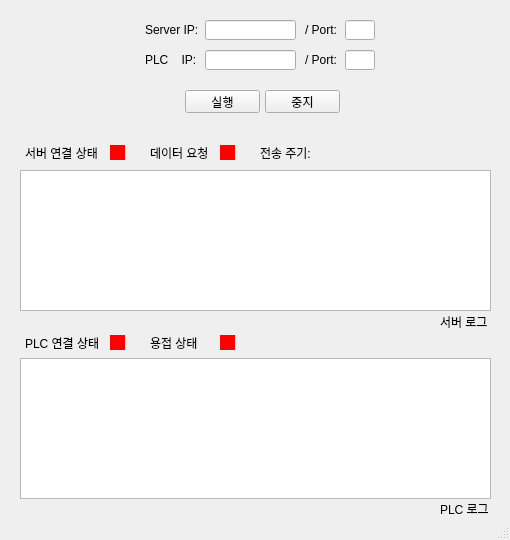
<?xml version="1.0" encoding="UTF-8"?>
<ui version="4.0">
 <class>MainWindow</class>
 <widget class="QMainWindow" name="MainWindow">
  <property name="geometry">
   <rect>
    <x>0</x>
    <y>0</y>
    <width>510</width>
    <height>540</height>
   </rect>
  </property>
  <property name="sizePolicy">
   <sizepolicy hsizetype="Fixed" vsizetype="Fixed">
    <horstretch>0</horstretch>
    <verstretch>0</verstretch>
   </sizepolicy>
  </property>
  <property name="windowTitle">
   <string>MainWindow</string>
  </property>
  <widget class="QWidget" name="centralwidget">
   <widget class="QLabel" name="label">
    <property name="geometry">
     <rect>
      <x>145</x>
      <y>20</y>
      <width>61</width>
      <height>20</height>
     </rect>
    </property>
    <property name="text">
     <string>Server IP:</string>
    </property>
   </widget>
   <widget class="QLineEdit" name="le_server_address">
    <property name="geometry">
     <rect>
      <x>205</x>
      <y>20</y>
      <width>91</width>
      <height>20</height>
     </rect>
    </property>
    <property name="text">
     <string/>
    </property>
   </widget>
   <widget class="QLabel" name="label_2">
    <property name="geometry">
     <rect>
      <x>305</x>
      <y>20</y>
      <width>50</width>
      <height>20</height>
     </rect>
    </property>
    <property name="text">
     <string>/ Port: </string>
    </property>
   </widget>
   <widget class="QLineEdit" name="le_server_port">
    <property name="geometry">
     <rect>
      <x>345</x>
      <y>20</y>
      <width>30</width>
      <height>20</height>
     </rect>
    </property>
    <property name="text">
     <string/>
    </property>
   </widget>
   <widget class="QLabel" name="label_3">
    <property name="geometry">
     <rect>
      <x>305</x>
      <y>50</y>
      <width>50</width>
      <height>20</height>
     </rect>
    </property>
    <property name="text">
     <string>/ Port: </string>
    </property>
   </widget>
   <widget class="QLineEdit" name="le_plc_port">
    <property name="geometry">
     <rect>
      <x>345</x>
      <y>50</y>
      <width>30</width>
      <height>20</height>
     </rect>
    </property>
    <property name="text">
     <string/>
    </property>
   </widget>
   <widget class="QLabel" name="label_4">
    <property name="geometry">
     <rect>
      <x>145</x>
      <y>50</y>
      <width>61</width>
      <height>20</height>
     </rect>
    </property>
    <property name="text">
     <string>PLC    IP:</string>
    </property>
   </widget>
   <widget class="QLineEdit" name="le_plc_address">
    <property name="geometry">
     <rect>
      <x>205</x>
      <y>50</y>
      <width>91</width>
      <height>20</height>
     </rect>
    </property>
    <property name="text">
     <string/>
    </property>
   </widget>
   <widget class="QPushButton" name="btn_run">
    <property name="geometry">
     <rect>
      <x>185</x>
      <y>90</y>
      <width>75</width>
      <height>23</height>
     </rect>
    </property>
    <property name="text">
     <string>실행</string>
    </property>
   </widget>
   <widget class="QLabel" name="lb_server_status">
    <property name="geometry">
     <rect>
      <x>110</x>
      <y>145</y>
      <width>15</width>
      <height>15</height>
     </rect>
    </property>
    <property name="styleSheet">
     <string notr="true">background-color: rgb(255, 0, 0)</string>
    </property>
    <property name="text">
     <string/>
    </property>
   </widget>
   <widget class="QLabel" name="label_6">
    <property name="geometry">
     <rect>
      <x>25</x>
      <y>145</y>
      <width>91</width>
      <height>16</height>
     </rect>
    </property>
    <property name="text">
     <string>서버 연결 상태</string>
    </property>
    <property name="alignment">
     <set>Qt::AlignLeading|Qt::AlignLeft|Qt::AlignVCenter</set>
    </property>
   </widget>
   <widget class="QLabel" name="lb_plc_status">
    <property name="geometry">
     <rect>
      <x>110</x>
      <y>335</y>
      <width>15</width>
      <height>15</height>
     </rect>
    </property>
    <property name="styleSheet">
     <string notr="true">background-color: rgb(255, 0, 0)</string>
    </property>
    <property name="text">
     <string/>
    </property>
   </widget>
   <widget class="QLabel" name="label_8">
    <property name="geometry">
     <rect>
      <x>25</x>
      <y>335</y>
      <width>81</width>
      <height>16</height>
     </rect>
    </property>
    <property name="text">
     <string>PLC 연결 상태</string>
    </property>
    <property name="alignment">
     <set>Qt::AlignLeading|Qt::AlignLeft|Qt::AlignVCenter</set>
    </property>
   </widget>
   <widget class="QTextBrowser" name="tb_log_server">
    <property name="geometry">
     <rect>
      <x>20</x>
      <y>170</y>
      <width>471</width>
      <height>141</height>
     </rect>
    </property>
    <property name="html">
     <string>&lt;!DOCTYPE HTML PUBLIC &quot;-//W3C//DTD HTML 4.0//EN&quot; &quot;http://www.w3.org/TR/REC-html40/strict.dtd&quot;&gt;
&lt;html&gt;&lt;head&gt;&lt;meta name=&quot;qrichtext&quot; content=&quot;1&quot; /&gt;&lt;style type=&quot;text/css&quot;&gt;
p, li { white-space: pre-wrap; }
&lt;/style&gt;&lt;/head&gt;&lt;body style=&quot; font-family:'Gulim'; font-size:9pt; font-weight:400; font-style:normal;&quot;&gt;
&lt;p style=&quot;-qt-paragraph-type:empty; margin-top:0px; margin-bottom:0px; margin-left:0px; margin-right:0px; -qt-block-indent:0; text-indent:0px;&quot;&gt;&lt;br /&gt;&lt;/p&gt;&lt;/body&gt;&lt;/html&gt;</string>
    </property>
   </widget>
   <widget class="QPushButton" name="btn_stop">
    <property name="geometry">
     <rect>
      <x>265</x>
      <y>90</y>
      <width>75</width>
      <height>23</height>
     </rect>
    </property>
    <property name="text">
     <string>중지</string>
    </property>
    <property name="checkable">
     <bool>false</bool>
    </property>
   </widget>
   <widget class="QLabel" name="label_7">
    <property name="geometry">
     <rect>
      <x>150</x>
      <y>145</y>
      <width>71</width>
      <height>16</height>
     </rect>
    </property>
    <property name="text">
     <string>데이터 요청</string>
    </property>
    <property name="alignment">
     <set>Qt::AlignLeading|Qt::AlignLeft|Qt::AlignVCenter</set>
    </property>
   </widget>
   <widget class="QLabel" name="lb_server_data_request">
    <property name="geometry">
     <rect>
      <x>220</x>
      <y>145</y>
      <width>15</width>
      <height>15</height>
     </rect>
    </property>
    <property name="styleSheet">
     <string notr="true">background-color: rgb(255, 0, 0)</string>
    </property>
    <property name="text">
     <string/>
    </property>
   </widget>
   <widget class="QLabel" name="label_9">
    <property name="geometry">
     <rect>
      <x>260</x>
      <y>145</y>
      <width>61</width>
      <height>16</height>
     </rect>
    </property>
    <property name="text">
     <string>전송 주기: </string>
    </property>
    <property name="alignment">
     <set>Qt::AlignLeading|Qt::AlignLeft|Qt::AlignVCenter</set>
    </property>
   </widget>
   <widget class="QLabel" name="lb_server_data_speed">
    <property name="geometry">
     <rect>
      <x>320</x>
      <y>145</y>
      <width>121</width>
      <height>16</height>
     </rect>
    </property>
    <property name="text">
     <string/>
    </property>
    <property name="alignment">
     <set>Qt::AlignLeading|Qt::AlignLeft|Qt::AlignVCenter</set>
    </property>
   </widget>
   <widget class="QLabel" name="label_11">
    <property name="geometry">
     <rect>
      <x>440</x>
      <y>314</y>
      <width>61</width>
      <height>16</height>
     </rect>
    </property>
    <property name="text">
     <string>서버 로그</string>
    </property>
    <property name="alignment">
     <set>Qt::AlignLeading|Qt::AlignLeft|Qt::AlignVCenter</set>
    </property>
   </widget>
   <widget class="QTextBrowser" name="tb_log_plc">
    <property name="geometry">
     <rect>
      <x>20</x>
      <y>358</y>
      <width>471</width>
      <height>141</height>
     </rect>
    </property>
    <property name="html">
     <string>&lt;!DOCTYPE HTML PUBLIC &quot;-//W3C//DTD HTML 4.0//EN&quot; &quot;http://www.w3.org/TR/REC-html40/strict.dtd&quot;&gt;
&lt;html&gt;&lt;head&gt;&lt;meta name=&quot;qrichtext&quot; content=&quot;1&quot; /&gt;&lt;style type=&quot;text/css&quot;&gt;
p, li { white-space: pre-wrap; }
&lt;/style&gt;&lt;/head&gt;&lt;body style=&quot; font-family:'Gulim'; font-size:9pt; font-weight:400; font-style:normal;&quot;&gt;
&lt;p style=&quot;-qt-paragraph-type:empty; margin-top:0px; margin-bottom:0px; margin-left:0px; margin-right:0px; -qt-block-indent:0; text-indent:0px;&quot;&gt;&lt;br /&gt;&lt;/p&gt;&lt;/body&gt;&lt;/html&gt;</string>
    </property>
   </widget>
   <widget class="QLabel" name="label_12">
    <property name="geometry">
     <rect>
      <x>440</x>
      <y>501</y>
      <width>61</width>
      <height>16</height>
     </rect>
    </property>
    <property name="text">
     <string>PLC 로그</string>
    </property>
    <property name="alignment">
     <set>Qt::AlignLeading|Qt::AlignLeft|Qt::AlignVCenter</set>
    </property>
   </widget>
   <widget class="QLabel" name="lb_plc_welding">
    <property name="geometry">
     <rect>
      <x>220</x>
      <y>335</y>
      <width>15</width>
      <height>15</height>
     </rect>
    </property>
    <property name="styleSheet">
     <string notr="true">background-color: rgb(255, 0, 0)</string>
    </property>
    <property name="text">
     <string/>
    </property>
   </widget>
   <widget class="QLabel" name="label_10">
    <property name="geometry">
     <rect>
      <x>150</x>
      <y>335</y>
      <width>71</width>
      <height>16</height>
     </rect>
    </property>
    <property name="text">
     <string>용접 상태</string>
    </property>
    <property name="alignment">
     <set>Qt::AlignLeading|Qt::AlignLeft|Qt::AlignVCenter</set>
    </property>
   </widget>
  </widget>
  <widget class="QStatusBar" name="statusbar"/>
 </widget>
 <resources/>
 <connections/>
</ui>
